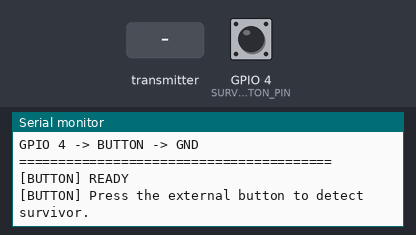
The sketch below on a simulated ESP32. Shown: the last lines printed to the serial monitor. The inputs (shaded band) are chosen by the test bench; at power-on: GPIO 4 (SURVIVOR_BUTTON_PIN) HIGH.

Above: at 2.2 s.
2.3 s: GPIO 4 (SURVIVOR_BUTTON_PIN) pulled LOW for 0.15 s
At 2.7 s:
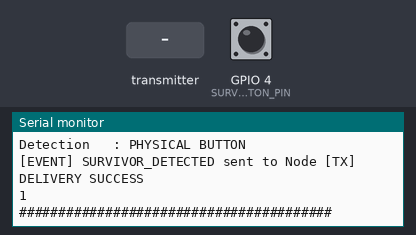
3.9 s: the transmitter starts sending source = 0
At 4.23 s:
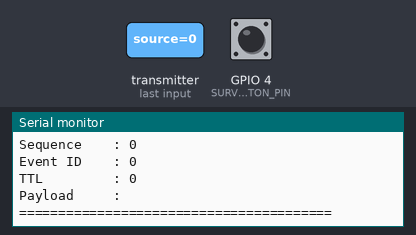
5.4 s: the transmitter starts sending destination = 64
6.9 s: the transmitter starts sending sequence = 1024
8.4 s: the transmitter starts sending eventID = 1
9.9 s: the transmitter starts sending ttl = 64
Timing chart, 0 to 12.4 s (numbered marks = the images above; inputs shaded):
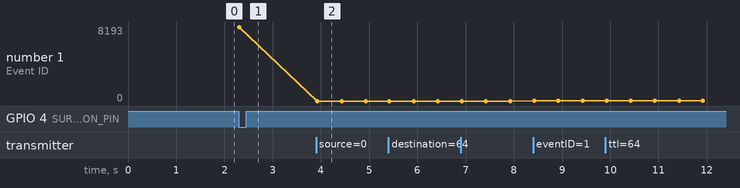

Measured:
- after the input at 2.3 s, the serial monitor: prints a new line at once (image 1)
- after the input at 3.9 s, the serial monitor: prints a new line at once (image 2)
- plotted number 1: 8193 → 0 after the input at 3.9 s, 0 → 1 after the input at 8.4 s

The sketch:

Node2.ino.ino
```cpp
#include <WiFi.h>
#include <esp_now.h>

// =====================================================
// VAYUNETRA NODE 2
// =====================================================

#define NODE_ID 2
#define SURVIVOR_BUTTON_PIN 4

// =====================================================
// VERIFIED MAC ADDRESSES
// =====================================================

uint8_t NODE1_MAC[] = {
  0xEC, 0x64, 0xC9, 0x6D, 0x7B, 0x00
};

uint8_t NODE2_MAC[] = {
  0xC0, 0xCD, 0xD6, 0x85, 0x3B, 0x78
};

uint8_t NODE3_MAC[] = {
  0xC0, 0xCD, 0xD6, 0x85, 0x5E, 0xB8
};

// =====================================================
// MESSAGE TYPES
// =====================================================

enum MessageType {
  MSG_SURVIVOR = 4,
  MSG_EVENT_ACK = 5
};

// =====================================================
// VAYUNETRA PACKET
// =====================================================

struct VayuPacket {

  uint8_t source;
  uint8_t destination;
  uint8_t messageType;

  uint16_t sequence;

  uint32_t timestamp;

  uint16_t eventID;

  uint8_t ttl;

  char payload[48];
};

// =====================================================
// GLOBAL VARIABLES
// =====================================================

uint16_t sequenceNumber = 1;
uint16_t eventCounter = 1;

// Button state
bool lastButtonState = HIGH;
bool buttonReady = false;

unsigned long lastButtonTime = 0;

// =====================================================
// RECEIVE BUFFER
// =====================================================

volatile bool packetWaiting = false;

VayuPacket receivedPacket;

// =====================================================
// GET NODE MAC
// =====================================================

uint8_t* getNodeMAC(uint8_t node) {

  if (node == 1)
    return NODE1_MAC;

  if (node == 2)
    return NODE2_MAC;

  if (node == 3)
    return NODE3_MAC;

  return nullptr;
}

// =====================================================
// ADD ESP-NOW PEER
// =====================================================

void addPeer(uint8_t node) {

  if (node == NODE_ID)
    return;

  uint8_t* mac = getNodeMAC(node);

  if (mac == nullptr)
    return;

  if (esp_now_is_peer_exist(mac))
    return;

  esp_now_peer_info_t peerInfo = {};

  memcpy(
    peerInfo.peer_addr,
    mac,
    6
  );

  peerInfo.channel = 0;
  peerInfo.encrypt = false;

  esp_err_t result =
    esp_now_add_peer(&peerInfo);

  Serial.print("[PEER] Node ");
  Serial.print(node);
  Serial.print(": ");

  if (result == ESP_OK)
    Serial.println("SUCCESS");
  else
    Serial.println("FAILED");
}

// =====================================================
// SEND PACKET
// =====================================================

bool sendPacket(VayuPacket &packet) {

  uint8_t* mac =
    getNodeMAC(packet.destination);

  if (mac == nullptr)
    return false;

  esp_err_t result =
    esp_now_send(
      mac,
      (uint8_t*)&packet,
      sizeof(packet)
    );

  return result == ESP_OK;
}

// =====================================================
// SEND CALLBACK
// =====================================================

void OnDataSent(
  const wifi_tx_info_t *info,
  esp_now_send_status_t status
) {

  if (status == ESP_NOW_SEND_SUCCESS)
    Serial.println("[TX] DELIVERY SUCCESS");
  else
    Serial.println("[TX] DELIVERY FAILED");
}

// =====================================================
// RECEIVE CALLBACK
// IMPORTANT:
// DO NOT TRANSMIT FROM HERE
// =====================================================

void OnDataRecv(
  const esp_now_recv_info_t *recv_info,
  const uint8_t *data,
  int len
) {

  if (len != sizeof(VayuPacket))
    return;

  if (packetWaiting)
    return;

  memcpy(
    &receivedPacket,
    data,
    sizeof(VayuPacket)
  );

  packetWaiting = true;
}

// =====================================================
// CREATE SURVIVOR EVENT
// =====================================================

void createSurvivorEvent() {

  VayuPacket event = {};

  event.source = NODE_ID;

  event.destination = 1;

  event.messageType = MSG_SURVIVOR;

  event.sequence = sequenceNumber++;

  event.timestamp = millis();

  // Unique event ID
  //
  // Node 1 -> 4097
  // Node 2 -> 8193
  // Node 3 -> 12289

  event.eventID =
    (NODE_ID << 12) |
    (eventCounter & 0x0FFF);

  eventCounter++;

  event.ttl = 3;

  strcpy(
    event.payload,
    "SURVIVOR_DETECTED"
  );

  Serial.println();
  Serial.println();
  Serial.println("########################################");
  Serial.println("       SURVIVOR EVENT CREATED");
  Serial.println("########################################");

  Serial.print("Origin Node : ");
  Serial.println(NODE_ID);

  Serial.print("Event ID    : ");
  Serial.println(event.eventID);

  Serial.println("Detection   : PHYSICAL BUTTON");

  // Send to Node 1
  if (sendPacket(event)) {

    Serial.println(
      "[EVENT] SURVIVOR_DETECTED sent to Node 1"
    );

  } else {

    Serial.println(
      "[EVENT] FAILED TO SEND"
    );
  }

  Serial.println("########################################");
}

// =====================================================
// PROCESS RECEIVED PACKET
// =====================================================

void processReceivedPacket(VayuPacket packet) {

  Serial.println();
  Serial.println("========================================");
  Serial.println("       VAYUNETRA PACKET RECEIVED");
  Serial.println("========================================");

  Serial.print("Source      : ");
  Serial.println(packet.source);

  Serial.print("Destination : ");
  Serial.println(packet.destination);

  Serial.print("Type        : ");

  if (packet.messageType == MSG_SURVIVOR)
    Serial.println("SURVIVOR_DETECTED");

  else if (packet.messageType == MSG_EVENT_ACK)
    Serial.println("EVENT_ACK");

  else
    Serial.println("UNKNOWN");

  Serial.print("Sequence    : ");
  Serial.println(packet.sequence);

  Serial.print("Event ID    : ");
  Serial.println(packet.eventID);

  Serial.print("TTL         : ");
  Serial.println(packet.ttl);

  Serial.print("Payload     : ");
  Serial.println(packet.payload);

  Serial.println("========================================");

  // ===================================================
  // SURVIVOR EVENT RECEIVED
  // ===================================================

  if (packet.messageType == MSG_SURVIVOR) {

    Serial.println();
    Serial.println("***************************************");
    Serial.println("          SURVIVOR DETECTED!");
    Serial.println("***************************************");

    Serial.print("Event ID    : ");
    Serial.println(packet.eventID);

    Serial.print("Origin Node : ");
    Serial.println(packet.source);

    Serial.println("Status      : EVENT CONFIRMED");

    // -------------------------------------------------
    // CREATE ACK
    // -------------------------------------------------

    VayuPacket ack = {};

    ack.source = NODE_ID;

    ack.destination = packet.source;

    ack.messageType = MSG_EVENT_ACK;

    ack.sequence = sequenceNumber++;

    ack.timestamp = millis();

    ack.eventID = packet.eventID;

    ack.ttl = 3;

    strcpy(
      ack.payload,
      "EVENT_RECEIVED"
    );

    // -------------------------------------------------
    // SEND ACK
    // -------------------------------------------------

    if (sendPacket(ack)) {

      Serial.println(
        "[ACK] EVENT_ACK sent to origin"
      );

    } else {

      Serial.println(
        "[ACK] FAILED TO SEND"
      );
    }

    Serial.println("***************************************");
  }

  // ===================================================
  // EVENT ACK RECEIVED
  // ===================================================

  if (packet.messageType == MSG_EVENT_ACK) {

    Serial.println();
    Serial.println("+++++++++++++++++++++++++++++++++++++++");
    Serial.println("       SURVIVOR EVENT ACKNOWLEDGED");
    Serial.println("+++++++++++++++++++++++++++++++++++++++");

    Serial.print("Event ID        : ");
    Serial.println(packet.eventID);

    Serial.print("Acknowledged by : Node ");
    Serial.println(packet.source);

    Serial.println(
      "STATUS          : SWARM NODE CONFIRMED"
    );

    Serial.println("+++++++++++++++++++++++++++++++++++++++");
  }
}

// =====================================================
// SETUP
// =====================================================

void setup() {

  Serial.begin(115200);

  delay(1000);

  // ===================================================
  // BUTTON CONFIGURATION
  // ===================================================

  pinMode(
    SURVIVOR_BUTTON_PIN,
    INPUT_PULLUP
  );

  // Read initial state
  lastButtonState =
    digitalRead(SURVIVOR_BUTTON_PIN);

  Serial.println();
  Serial.println();
  Serial.println("========================================");
  Serial.println("          VAYUNETRA NODE 2");
  Serial.println("========================================");

  WiFi.mode(WIFI_STA);

  Serial.print("Node ID: ");
  Serial.println(NODE_ID);

  Serial.print("MAC: ");
  Serial.println(WiFi.macAddress());

  // ===================================================
  // ESP-NOW INITIALIZATION
  // ===================================================

  if (esp_now_init() != ESP_OK) {

    Serial.println(
      "ERROR: ESP-NOW INITIALIZATION FAILED"
    );

    return;
  }

  esp_now_register_send_cb(
    OnDataSent
  );

  esp_now_register_recv_cb(
    OnDataRecv
  );

  // ===================================================
  // ADD NODE 1
  // ===================================================

  addPeer(1);

  Serial.println();
  Serial.println("========================================");
  Serial.println("NODE 2 READY");
  Serial.println("Waiting for button release...");
  Serial.println("GPIO 4 -> BUTTON -> GND");
  Serial.println("========================================");

  // ===================================================
  // IMPORTANT
  // ===================================================
  //
  // We wait until GPIO 4 is HIGH before allowing
  // survivor detection.
  //
  // This prevents a reset/EN operation from being
  // interpreted as a button press.
  //

  if (lastButtonState == HIGH) {

    buttonReady = true;

    Serial.println("[BUTTON] READY");
    Serial.println(
      "[BUTTON] Press the external button to detect survivor."
    );

  } else {

    Serial.println(
      "[BUTTON] RELEASE BUTTON TO ARM SYSTEM"
    );
  }
}

// =====================================================
// LOOP
// =====================================================

void loop() {

  // ===================================================
  // PROCESS RECEIVED PACKET
  // ===================================================

  if (packetWaiting) {

    VayuPacket packet;

    noInterrupts();

    memcpy(
      &packet,
      &receivedPacket,
      sizeof(VayuPacket)
    );

    packetWaiting = false;

    interrupts();

    processReceivedPacket(packet);
  }

  // ===================================================
  // BUTTON LOGIC
  // ===================================================

  bool buttonState =
    digitalRead(SURVIVOR_BUTTON_PIN);

  // ---------------------------------------------------
  // ARM ONLY AFTER BUTTON IS RELEASED
  // ---------------------------------------------------

  if (!buttonReady) {

    if (buttonState == HIGH) {

      buttonReady = true;

      lastButtonState = HIGH;

      Serial.println("[BUTTON] READY");
      Serial.println(
        "[BUTTON] Press the external button."
      );
    }

    delay(10);

    return;
  }

  // ---------------------------------------------------
  // DETECT NEW BUTTON PRESS
  // HIGH -> LOW
  // ---------------------------------------------------

  if (
    buttonState == LOW &&
    lastButtonState == HIGH &&
    millis() - lastButtonTime > 500
  ) {

    lastButtonTime = millis();

    createSurvivorEvent();
  }

  // Save current state
  lastButtonState = buttonState;

  delay(10);
}
```
